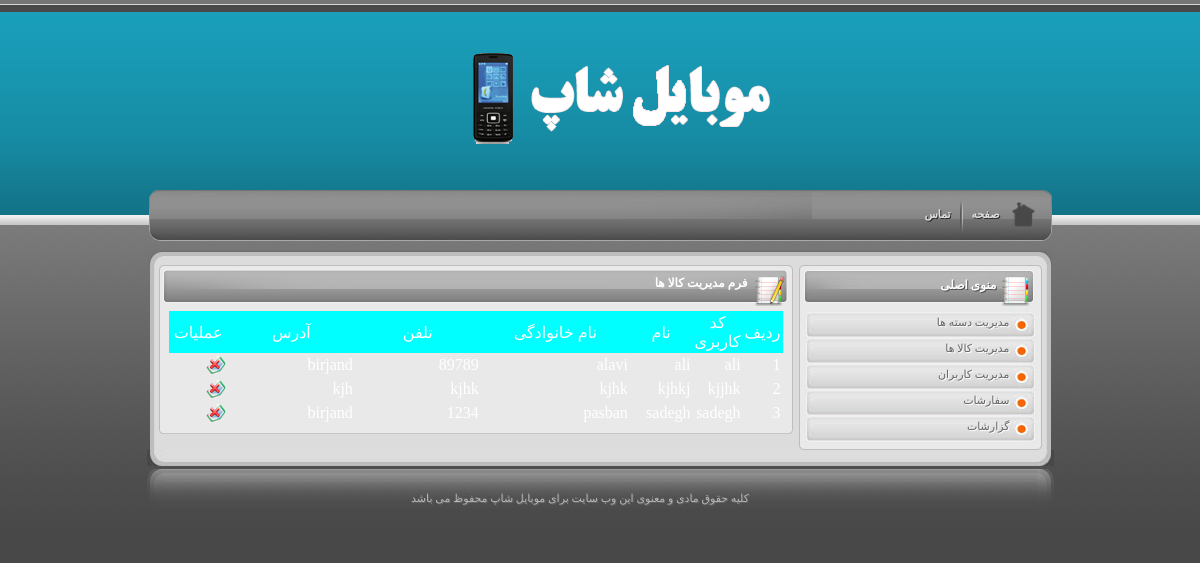
The page /project_shop/funcs/editor/adminpanel/users/index.php (signed in) on the database its author committed.
### tables this page shows
CREATE TABLE `tblusers` (
  `userid` varchar(20) NOT NULL,
  `fname` varchar(100) default NULL,
  `lname` varchar(100) default NULL,
  `tell` varchar(100) default NULL,
  `address` varchar(1000) default NULL,
  `pass` varchar(20) NOT NULL,
  `lastlogin` varchar(1000) default NULL,
  PRIMARY KEY  (`userid`)
);

### project_shop/funcs/editor/adminpanel/users/index.php (the view, shortened to what this page needs)
﻿<!DOCTYPE html PUBLIC "-//W3C//DTD XHTML 1.0 Transitional//EN" "http://www.w3.org/TR/xhtml1/DTD/xhtml1-transitional.dtd">
<html xmlns="http://www.w3.org/1999/xhtml">
<head>
</head>
<body>
<div class="top"></div>
<div class="base">
<div class="middle">
<div class="logo">&nbsp; </div>
<div class="topmenu">
<div class="right"></div>
<div class="body">
<ul id="iconbar">
<li class="home"><a href="index.html">صفحه  </a></li>
<li><a href="tamas.html">تماس </a></li>
</ul>
</div>
<div class="left">
</div>
<div class="content">
<div class="content_top"></div>
<div class="content_bg">
<div id="right2">
	<div class="about"><div class="about_top"></div>
	<?php include '../menu.php'; ?>
		<div class="about_bottom"></div>
	</div>
</div>
<div id="left2">
<div class="post">
<div class="post_top">
  <h2><a href="#"></a>فرم مدیریت کالا ها </h2>
</div>
<div class="post_body">
<div class="text">
<table width="100%" border="0" cellspacing="2" cellpadding="2" dir="ltr">
	<tr>
      <td width="10%" bgcolor="#00FFFF"><div align="center" class="style1">عملیات</div></td>
	  <td width="25%" bgcolor="#00FFFF"><div align="center" class="style1">آدرس</div></td>
	  <td width="25%" bgcolor="#00FFFF"><div align="center" class="style1">تلفن </div></td>
	  <td width="29%" bgcolor="#00FFFF"><div align="center" class="style1">نام خانوادگی  </div></td>
      <td width="23%" bgcolor="#00FFFF"><div align="center" class="style1">نام  </div></td>
      <td width="8%" bgcolor="#00FFFF"><div align="center" class="style1">کد کاربری </div></td>
      <td width="5%" bgcolor="#00FFFF"><div align="center" class="style1">ردیف</div></td>
    </tr>
	<?php
		$r=mysql_query("select * from tblusers");
		$i=0;
		while($rows=mysql_fetch_assoc($r))
		{
			echo "<tr align=right>";
			echo "<td><a href=del.php?id=".$rows['userid']." title='برای حذف کالا بر روی این ذکمه کلیک کنید'><img src='../../images/delete.gif' width=20 height=20></a></td>";
			echo "<td>".$rows['address']."</td>";
			echo "<td>".$rows['tell']."</td>";
			echo "<td>".$rows['lname']."</td>";
			echo "<td>".$rows['fname']."</td>";
			echo "<td title='".$rows['lastlogin']."'>".$rows['userid']."</td>";
			echo "<td>".++$i."</td>";
			echo "</tr>";
		}
	?>
  </table>
</div>
</div>
<div class="post_bottom"></div>
</div>
</div>
</div>
<div class="content_bottom"></div>
</div>
<div class="footer">
<div class="footer_right"></div>
<div class="footer_body"><div class="text"> کلیه حقوق مادی و معنوی این وب سایت برای موبایل شاپ محفوظ می باشد <br />
</div>
</div>
<div class="footer_left"></div>
</div>
</div>
</div>
</body>
</html>

### project_shop/funcs/editor/style.css (style rules this page uses)
﻿ body, h1, h2, h3, h4, h5, h6, blockquote, p, form, ul, li { margin: 0; padding: 0; }
li { direction:rtl; text-align:right; list-style:none; }
a { color:#000000; text-decoration:none; }
img { border:none }
body { font-family: tahoma; font-size:11px; text-align:right; color: #fff; margin: 0; padding: 0; direction:rtl; background:url(images/bg.jpg) repeat; }
.base { width:100%; float:right; background: url(images/base.jpg) repeat-x; min-height:224px; }
.middle { width:907px; margin: 0 auto; position:relative; }
.logo { height:175px; position:relative; background:url(images/middle.png) no-repeat center top; }
.top { width:100%; height:5px; background:url(images/top.jpg) repeat-x; float:right; }
.topmenu { width:907px; float:right; margin:0px 0 0 0; }
.topmenu .right { width:42px; height:57px; float:right; background:url(images/topmenu_right.png) no-repeat; }
.topmenu .body { width:811px; height:57px; float:right; background:url(images/topmenu_bg.png) repeat-x; }
.topmenu .body li { padding:0 5px 0 2px; float:right; background:url(images/li_bg.png) no-repeat right; height:57px; width:auto; line-height:55px; position:relative }
.topmenu .body li.home { background:none; }
.topmenu .body li a { font-weight:700; color:#e0e0e0; text-shadow:1px 1px #2a2a2a; height:57px; padding:0 7px 0 7px; float:right; line-height:55px }
.topmenu .left { width:54px; height:57px; float:right; background:url(images/topmenu_left.png) no-repeat; position:relative }
.content { width:907px; float:right; margin:5px 0 0 0; }
.content_top { width:907px; float:right; height:16px; background:url(images/content_top.jpg) no-repeat; }
.content_bg { width:907px; float:right; background:url(images/content_bg.png) repeat-y; }
.content_bottom { width:907px; float:right; height:16px; background:url(images/content_bottom.jpg) no-repeat; }
.about { width:243px; float:right; margin:0px 12px 0 0; }
.about_top { width:243px; height:5px; float:right; background:url(images/about_top.jpg) no-repeat; }
.about_bottom { width:243px; height:5px; float:right; background:url(images/about_bottom.jpg) no-repeat; }
.anyClass_01 ul,li { width:280px; float:right; height:auto }
.anyClass_02 ul,li { width:280px; float:right; height:auto }
.anyClass_03 ul,li { width:300px; float:right; height:auto }
.footer { width:907px; float:right; margin:3px 0 0 0 }
.footer_right { width:17px; height:66px; float:right; background:url(images/footer_right.png) no-repeat; }
.footer_body { width:873px; height:66px; float:right; background:url(images/footer_bg.png) repeat-x; color:#b6b8b5; text-align:center; }
.footer_body .text { width:100%; margin:20px; float:right; text-align:center; line-height:18px; text-shadow:1px 1px #666 }
.footer_left { width:17px; height:66px; float:right; background:url(images/footer_left.png) no-repeat; }
#right2 { width:243px; float:right; }
#left2 { width:634px; float:right; margin:0px 6px 0 0 ; }
.post { width:634px; float:right; margin:0 12px 10px 0; }
.post_top { width:634px; float:right; background:url(images/post_top.jpg) no-repeat; height:41px; }
.post_top h2 { width:100%; font-size:12px; float:right; color:#fff; text-shadow:1px 1px #ff; padding:0 45px 0 0; line-height:37px }
.post_body { width:634px; float:right; background:url(images/post_bg.jpg) repeat-y; }
.post_body .text { width:614px; float:right; text-align:justify; margin:5px 10px 5px 0; color:#444; line-height:18px; font-size:11px }
.post_bottom { width:634px; float:right; background:url(images/post_bottom.jpg) no-repeat; height:4px; }
a img { border:0;vertical-align:text-bottom; }
table { border-collapse:collapse; }

### rows shown on the page
tblusers: address "birjand", tell "89789", lname "alavi", fname "ali", userid "ali"
tblusers: address "kjh", tell "kjhk", lname "kjhk", fname "kjhkj", userid "kjjhk"
tblusers: address "birjand", tell "1234", lname "pasban", fname "sadegh", userid "sadegh"
